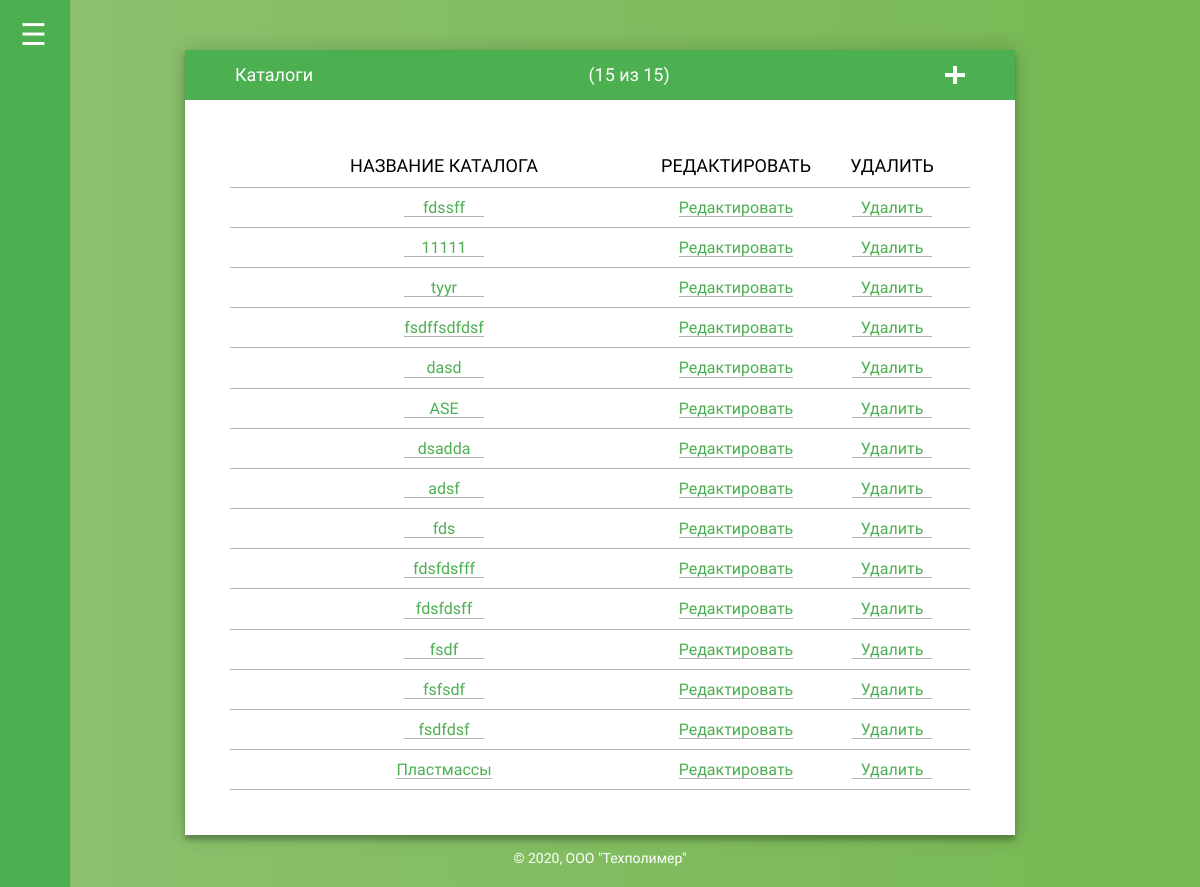
Page /admin/viewCatalogs (signed in) on the committed database.
### tables this page shows
CREATE TABLE IF NOT EXISTS `catalogs` (
  `id` int(11) NOT NULL AUTO_INCREMENT,
  `title` varchar(100) NOT NULL,
  `file` text NOT NULL,
  PRIMARY KEY (`id`),
  UNIQUE KEY `title` (`title`)
);

### index.php (called while the page is built, shortened)
<?php
spl_autoload_register(function($class){
	$path = str_replace('\\', '/', $class.'.php');
});
$router = new Router;
$router->run();

### lib/db.php (called while the page is built, shortened)
<?php
class Db
{
	protected $db;
	public function __construct()
	{
		$config = require 'config/dbConfig.php';
		$this->db = new PDO('mysql:host='.$config['host'].';dbname='.$config['name'].'',$config['user'],$config['password']);
	}
	public function query($sql, $params = array())
	{
		$stmt = $this->db->prepare($sql);
		if(!empty($params))
		{
			foreach($params as $key =>$val)
			{
				if (is_int($val))
				{
					$type = PDO::PARAM_INT;
				} else
				{
					$type = PDO::PARAM_STR;
				}
				$stmt->bindValue(":".$key, $val, $type);
			}
		}
		$stmt->execute();
		return $stmt;
	}
	public function row($sql, $params = array())
	{
		$result = $this->query($sql, $params);
		return $result->fetchAll(PDO::FETCH_ASSOC);
	}
	public function column($sql, $params = array())
	{
		$result = $this->query($sql, $params);
		return $result->fetchColumn();
	}
}

### config/dbConfig.php (called while the page is built)
<?php
return array(
	'host' => 'localhost',
	'name' => 'detailsmeta',
	'user' => 'root',
	'password' => '',
);

### models/mainModel.php (called while the page is built, shortened)
<?php
class MainModel extends Model
{
	public function catalogsList($start, $count)
	{
		$params = array(
			'count' => $count,
			'start' => $start,
		);
		return $this->db->row('SELECT * FROM catalogs ORDER BY id DESC LIMIT :start, :count', $params);
	}
	public function catalogsCount()
	{
		return $this->db->column('SELECT COUNT(id) FROM catalogs');
	}
}
?>

### core/model.php (called while the page is built, shortened)
<?php
abstract class Model
{
	public function __construct()
	{
		$this->db = new Db;
	}
}

### core/controller.php (called while the page is built, shortened)
<?php
abstract class Controller
{
	public function __construct($route)
	{
		$this->route = $route;
	}
}

### views/admin/viewCatalogsView.php (the view, shortened to what this page needs)
<div class="container">
    <div class="panel settings-panel">
		<div class="title-panel">
			<span class="c-white fs-medium ff-SansNarrow">Каталоги</span>
			<?php if (!empty($total)): ?>
				<span class="c-white fs-medium ff-SansNarrow" id="info-count-total"></span>
			<?php endif; ?>
			<a href="/admin/addCatalog">
				<div class="b-plus-title "></div>
			</a>
		</div>
		<?php if (empty($list)): ?>
			<div class="container-empty-list">
				<span class="fs-medium ff-SansNarrow">Список каталогов пуст</span>
			</div>
        <?php else: ?>
			<div class="d-table ff-SansNarrow">
				<div class="d-tr d-th">
					<span class="d-td fs-medium" style="flex-grow: 3;">
						Название каталога
					</span>
					<span class="d-td fs-medium">
						Редактировать
					</span>
					<span class="d-td fs-medium">
						Удалить
					</span>
				</div>
				<?php foreach ($list as $val): ?>
					<div class="d-tr" id="delete-block" data-id="<?php echo $val['id']; ?>">
						<span class="d-td" style="flex-grow: 3;">
							<a class="d-td-action" href="/admin/viewCatalogs/<?php echo $val['id']; ?>">
								<?php echo $val['title']; ?>
							</a>
						</span>
						<span class="d-td">
							<a class="d-td-action" href="/admin/editCatalog/<?php echo $val['id']; ?>">Редактировать</a>
						</span>
						<span class="d-td">
							<a class="d-td-action" href="" id="delete-button" data-id="<?php echo $val['id']; ?>">Удалить</a>
						</span>
					</div>
				<?php endforeach; ?>
			</div>
		<?php endif; ?>
    </div>
</div>

### public/styles/admin.css (style rules this page uses)
:root { --c-green: #4caf50; --c-green-d: #43a047; --c-gray-l: #b3b3b3; --c-white: #fff; --c-black: #000; }
body { font: 14px/1.2 'PT Sans Narrow', san-serif; background: #76b852; background: -webkit-linear-gradient(right, #76b852, #8DC26F); background: -moz-linear-gradient(right, #76b852, #8DC26F); background: -o-linear-gradient(right, #76b852, #8DC26F); background: linear-gradient(to left, #76b852, #8DC26F); font-family: "Roboto", sans-serif; -webkit-font-smoothing: antialiased; -moz-osx-font-smoothing: grayscale; height: 100vh; display: flex; flex-direction: column; padding: 0px; margin: 0px; }
*, *:before, *:after { box-sizing: border-box; -webkit-box-sizing: border-box; -moz-box-sizing: border-box; }
.container { max-width: calc(800px + 6*5px + 160px); min-width: 410px; margin: 0 auto; }
.panel { margin-top: 50px; margin-left: 80px; margin-right: 80px; max-width: calc(800px + 6*5px); min-width: calc(410px); }
.settings-panel { z-index: 1; background: var(--c-white); box-shadow: 0 0 20px 0 rgba(0, 0, 0, 0.2), 0 5px 5px 0 rgba(0, 0, 0, 0.24); }
.title-panel { display: flex; justify-content: space-between; align-items: center; background-color: var(--c-green); height: 50px; line-height: 50px; padding-left: 50px; padding-right: 50px; }
.b-plus-title { position: relative; background-color: var(--c-green); width: 18px; height: 18px; padding-right: 20px; }
.b-plus-title:after { content: ""; position: absolute; background-color: var(--c-white); transition: transform 0.25s ease-out, background-color .25s ease-in-out; top: 50%; left: 0; width: 100%; height: 4px; margin-top: -2px; }
.b-plus-title:before { content: ""; position: absolute; background-color: var(--c-white); transition: transform 0.25s ease-out, background-color .25s ease-in-out; top: 0; left: 50%; width: 4px; height: 100%; margin-left: -2px; }
.d-table { display: flex; flex-flow: column nowrap; flex: 1 1 auto; padding: 45px; }
.d-th { display: none; text-transform: uppercase; }
.d-tr { display: flex; flex-flow: row nowrap; }
.d-td { display: flex; flex-flow: row nowrap; flex-grow: 1; flex-basis: 0; padding: 10px; min-width: 100px; border-bottom: 1px solid var(--c-gray-l); white-space: normal; justify-content: center; align-items: center; }
.d-td-action { position: relative; padding: 0; font-weight: 300; font-size: 16px; color: var(--c-green); min-width: 80px; text-decoration: none; text-align: center; -webkit-transition: color .5s ease, padding .5s ease; -moz-transition: color .5s ease, padding .5s ease; transition: color .5s ease, padding .5s ease; }
.d-td-action:after { content: ''; display: block; position: absolute; left: 0; bottom: 0; height: 1px; width: 100%; background: var(--c-gray-l); -webkit-transition: width .5s ease; transition: width .5s ease; }
.c-white { color: var(--c-white); }
.fs-medium { font-size: 18px; }
.ff-SansNarrow { font-family: 'PT Sans Narrow', san-serif; }

### rows in the picture
catalogs: title "fdssff"
catalogs: title "11111"
catalogs: title "tyyr"
catalogs: title "fsdffsdfdsf"
catalogs: title "dasd"
catalogs: title "ASE"
catalogs: title "dsadda"
catalogs: title "adsf"
catalogs: title "fds"
catalogs: title "fdsfdsfff"
catalogs: title "fdsfdsff"
catalogs: title "fsdf"
catalogs: title "fsfsdf"
catalogs: title "fsdfdsf"
catalogs: title "Пластмассы"

### other values in the picture
$vars['orgName'] "ООО \"Техполимер\""
